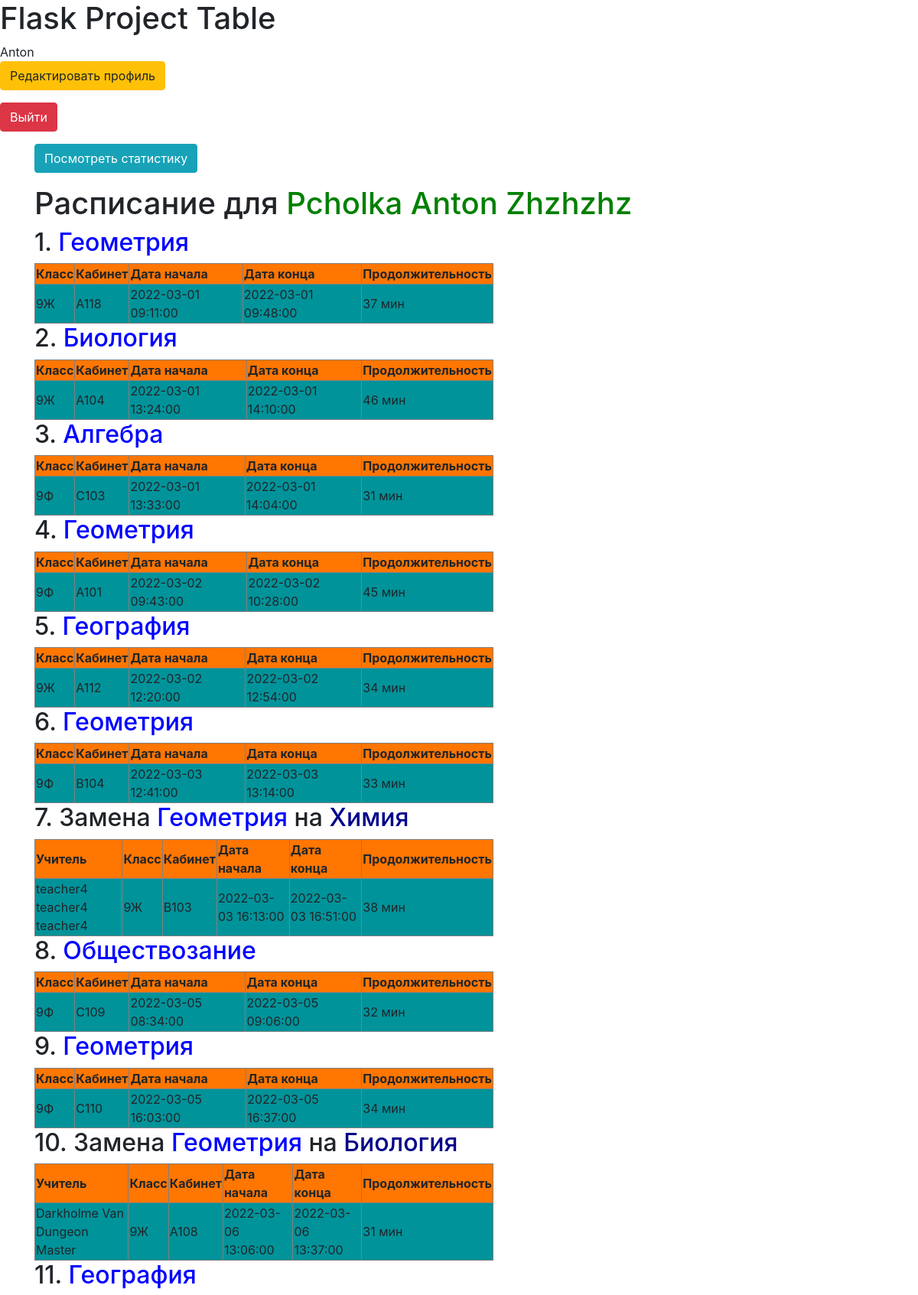
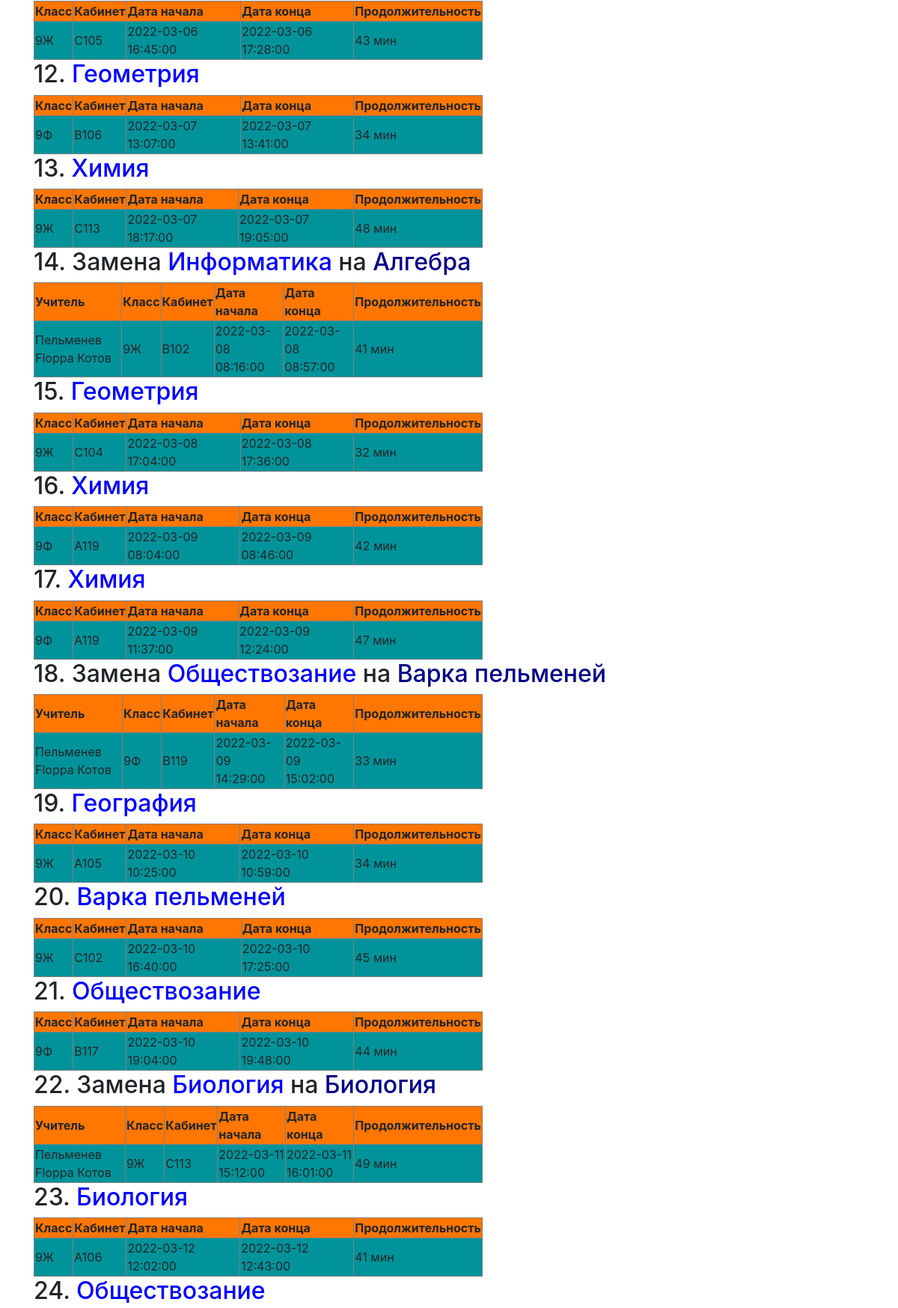
The page / (signed in, upper part) on the database its author committed (2 pictures, top to bottom).
### tables this page shows
CREATE TABLE users (
	id INTEGER NOT NULL, 
	name VARCHAR, 
	surname VARCHAR, 
	patronymic VARCHAR, 
	grade VARCHAR, 
	email VARCHAR, 
	hashed_password VARCHAR, 
	modified_date DATETIME, 
	access_level INTEGER, 
	token VARCHAR, new_column VARCHAR default "/db/images/default.png", 
	PRIMARY KEY (id), 
	UNIQUE (token)
);

CREATE TABLE lessons (
	id INTEGER NOT NULL, 
	topic VARCHAR, 
	grade VARCHAR, 
	teacher INTEGER, 
	cabinet VARCHAR, 
	start_date DATETIME, 
	end_date DATETIME, 
	PRIMARY KEY (id), 
	FOREIGN KEY(teacher) REFERENCES users (id)
);

CREATE TABLE replacements (
	id INTEGER NOT NULL, 
	lesson INTEGER, 
	topic VARCHAR, 
	grade VARCHAR, 
	teacher INTEGER, 
	cabinet VARCHAR, 
	start_date DATETIME, 
	end_date DATETIME, 
	PRIMARY KEY (id), 
	FOREIGN KEY(lesson) REFERENCES lessons (id), 
	FOREIGN KEY(teacher) REFERENCES users (id)
);

### app.py (the view)
@app.route('/')
def base():
    param = {}
    file = "show_user.html"
    if current_user.is_authenticated:
        db_sess = db_session.create_session()
        user = db_sess.query(User).filter(User.id == current_user.id).first()
        if user.access_level == 1:
            param = param_for_user()
            file = "show_user.html"
        elif user.access_level == 2:
            param = param_for_teacher()
            file = "show_teacher.html"
        elif user.access_level == 3:
            param = param_for_admin()
            file = "show_admin.html"
    return render_template(file, **param)

### app.py (called while the page is built)
def sort_lessons(x):
    db_sess = db_session.create_session()
    rep = db_sess.query(Replacement).filter(Replacement.lesson == x["id"]).first()
    if rep is None:
        return datetime.datetime(year=int(x["start_date"].split()[0].split('-')[0]),
                                 month=int(x["start_date"].split()[0].split('-')[1]),
                                 day=int(x["start_date"].split()[0].split('-')[2]),
                                 hour=int(x["start_date"].split()[1].split(':')[0]),
                                 minute=int(x["start_date"].split()[1].split(':')[1]),
                                 second=int(x["start_date"].split()[1].split(':')[2]))
    return rep.start_date

def sort_replacements(x):
    return datetime.datetime(year=int(x["start_date"].split()[0].split('-')[0]),
                             month=int(x["start_date"].split()[0].split('-')[1]),
                             day=int(x["start_date"].split()[0].split('-')[2]),
                             hour=int(x["start_date"].split()[1].split(':')[0]),
                             minute=int(x["start_date"].split()[1].split(':')[1]),
                             second=int(x["start_date"].split()[1].split(':')[2]))

@login_manager.user_loader
def load_user(user_id):
    db_sess = db_session.create_session()
    return db_sess.query(User).get(user_id)

### data/sqlalchemy/db_session.py (called while the page is built)
def create_session() -> Session:
    global __factory
    return __factory()

### templates/show_teacher.html (shortened to what this page needs)
{% extends "base.html" %}
{% block content %}
    {% if current_user.is_authenticated %}
        <p>
            <a class="btn btn-info" href="/statistic">Посмотреть статистику</a>
        </p>
        <h1>Расписание для <font color="green">{{ grade }}</font></h1>
        {% for lesson in lessons %}
            {% if lesson["id"] in replaced %}
                <h2>{{ loop.index }}. Замена <font color="blue">{{ lesson["topic"] }}</font> на
                    <font color="darkblue">{{ replaced[lesson["id"]]["topic"] }}</font></h2>
                <table>
                    <tr>
                        <th style="background-color:#FF7600">Учитель</th>
                        <th style="background-color:#FF7600">Класс</th>
                        <th style="background-color:#FF7600">Кабинет</th>
                        <th style="background-color:#FF7600">Дата начала</th>
                        <th style="background-color:#FF7600">Дата конца</th>
                        <th style="background-color:#FF7600">Продолжительность</th>
                    </tr>
                    <tr>
                        <td style="background-color:#01939A">{{ replaced[lesson["id"]]["teacher"] }}</td>
                        <td style="background-color:#01939A">{{ replaced[lesson["id"]]["grade"] }}</td>
                        <td style="background-color:#01939A">{{ replaced[lesson["id"]]["cabinet"] }}</td>
                        <td style="background-color:#01939A">{{ replaced[lesson["id"]]["start_date"] }}</td>
                        <td style="background-color:#01939A">{{ replaced[lesson["id"]]["end_date"] }}</td>
                        <td style="background-color:#01939A">{{ replaced[lesson["id"]]["duration"] }}
                            мин
                        </td>
                    </tr>
                </table>
            {% else %}
                <h2>{{ loop.index }}. <font color="blue">{{ lesson["topic"] }}</font></h2>
                <table>
                    <tr>
                        <th style="background-color:#FF7600">Класс</th>
                        <th style="background-color:#FF7600">Кабинет</th>
                        <th style="background-color:#FF7600">Дата начала</th>
                        <th style="background-color:#FF7600">Дата конца</th>
                        <th style="background-color:#FF7600">Продолжительность</th>
                    </tr>
                    <tr>
                        <td style="background-color:#01939A">{{ lesson["grade"] }}</td>
                        <td style="background-color:#01939A">{{ lesson["cabinet"] }}</td>
                        <td style="background-color:#01939A">{{ lesson["start_date"] }}</td>
                        <td style="background-color:#01939A">{{ lesson["end_date"] }}</td>
                        <td style="background-color:#01939A">{{ lesson["duration"] }} мин</td>
                    </tr>
                </table>
            {% endif %}
        {% endfor %}
    {% else %}
        <h1>Войдите, чтобы увидить расписание</h1>
    {% endif %}
{% endblock %}

### templates/base.html (shortened to what this page needs)
<!DOCTYPE html>
<html lang="en">
<head>
    <link rel="stylesheet"
          href="https://stackpath.bootstrapcdn.com/bootstrap/4.4.1/css/bootstrap.min.css"
>
    <link rel="stylesheet" type="text/css"
          href="{{ url_for('static', filename='css/style.css') }}"/>
</head>
<body>
<h1>Flask Project Table</h1>
<nav>
    {% if current_user.is_authenticated %}
        {{ current_user.name }}
        <p>
            <a class="btn btn-warning" href="/user_edit/{{ current_user.id }}">Редактировать
                профиль</a>
        </p>
        <p>
            <a class="btn btn-danger" href="/logout">Выйти</a>
        </p>
    {% else %}
        <p>
            <a class="btn btn-success" href="/token">Войти</a>
        </p>
    {% endif %}
</nav>
<main role="main" class="container">
    {% block content %}{% endblock %}
</main>
</body>
</html>

### static/css/style.css (style rules this page uses)
table { border: 1px solid grey; }
th { border: 1px solid grey; }
td { border: 1px solid grey; }
table { width: 100%; }
table { width: 600px; }

### rows shown on the page
users: name "Anton"
lessons: topic "Геометрия", grade "9Ж", cabinet "А118", start_date "2022-03-01 09:11:00", end_date "2022-03-01 09:48:00", duration "37"
lessons: topic "Биология", grade "9Ж", cabinet "А104", start_date "2022-03-01 13:24:00", end_date "2022-03-01 14:10:00", duration "46"
lessons: topic "Алгебра", grade "9Ф", cabinet "С103", start_date "2022-03-01 13:33:00", end_date "2022-03-01 14:04:00", duration "31"
lessons: topic "Геометрия", grade "9Ф", cabinet "А101", start_date "2022-03-02 09:43:00", end_date "2022-03-02 10:28:00", duration "45"
lessons: topic "География", grade "9Ж", cabinet "А112", start_date "2022-03-02 12:20:00", end_date "2022-03-02 12:54:00", duration "34"
lessons: topic "Геометрия", grade "9Ф", cabinet "B104", start_date "2022-03-03 12:41:00", end_date "2022-03-03 13:14:00", duration "33"
lessons: topic "Геометрия", id "teacher4 teacher4 teacher4", start_date "2022-03-03 16:13:00", end_date "2022-03-03 16:51:00", id "38"
replacements: topic "Химия", grade "9Ж", cabinet "B103"
lessons: topic "Обществозание", grade "9Ф", cabinet "С109", start_date "2022-03-05 08:34:00", end_date "2022-03-05 09:06:00", duration "32"
lessons: topic "Геометрия", grade "9Ф", cabinet "С110", start_date "2022-03-05 16:03:00", end_date "2022-03-05 16:37:00", duration "34"
lessons: topic "Геометрия", id "Darkholme Van Dungeon Master", start_date "2022-03-06 13:06:00", end_date "2022-03-06 13:37:00", id "31"
replacements: topic "Биология", grade "9Ж", cabinet "А108"
lessons: topic "География", grade "9Ж", cabinet "С105", start_date "2022-03-06 16:45:00", end_date "2022-03-06 17:28:00", duration "43"
lessons: topic "Геометрия", grade "9Ф", cabinet "B106", start_date "2022-03-07 13:07:00", end_date "2022-03-07 13:41:00", duration "34"
lessons: topic "Химия", grade "9Ж", cabinet "С113", start_date "2022-03-07 18:17:00", end_date "2022-03-07 19:05:00", duration "48"
lessons: topic "Информатика", id "Пельменев Floppa Котов", start_date "2022-03-08 08:16:00", end_date "2022-03-08 08:57:00", id "41"
replacements: topic "Алгебра", grade "9Ж", cabinet "B102"
lessons: topic "Геометрия", grade "9Ж", cabinet "С104", start_date "2022-03-08 17:04:00", end_date "2022-03-08 17:36:00", duration "32"
lessons: topic "Химия", grade "9Ф", cabinet "А119", start_date "2022-03-09 08:04:00", end_date "2022-03-09 08:46:00", duration "42"
lessons: topic "Химия", grade "9Ф", cabinet "А119", start_date "2022-03-09 11:37:00", end_date "2022-03-09 12:24:00", duration "47"
lessons: topic "Обществозание", id "Пельменев Floppa Котов", start_date "2022-03-09 14:29:00", end_date "2022-03-09 15:02:00", id "33"
replacements: topic "Варка пельменей", grade "9Ф", cabinet "B119"
lessons: topic "География", grade "9Ж", cabinet "А105", start_date "2022-03-10 10:25:00", end_date "2022-03-10 10:59:00", duration "34"
lessons: topic "Варка пельменей", grade "9Ж", cabinet "С102", start_date "2022-03-10 16:40:00", end_date "2022-03-10 17:25:00", duration "45"
lessons: topic "Обществозание", grade "9Ф", cabinet "B117", start_date "2022-03-10 19:04:00", end_date "2022-03-10 19:48:00", duration "44"
lessons: topic "Биология", id "Пельменев Floppa Котов", start_date "2022-03-11 15:12:00", end_date "2022-03-11 16:01:00", id "49"
replacements: topic "Биология", grade "9Ж", cabinet "С113"
lessons: topic "Биология", grade "9Ж", cabinet "А106", start_date "2022-03-12 12:02:00", end_date "2022-03-12 12:43:00", duration "41"
lessons: topic "Обществозание"

### other values the page prints
{{ grade }} "Pcholka Anton Zhzhzhz"
